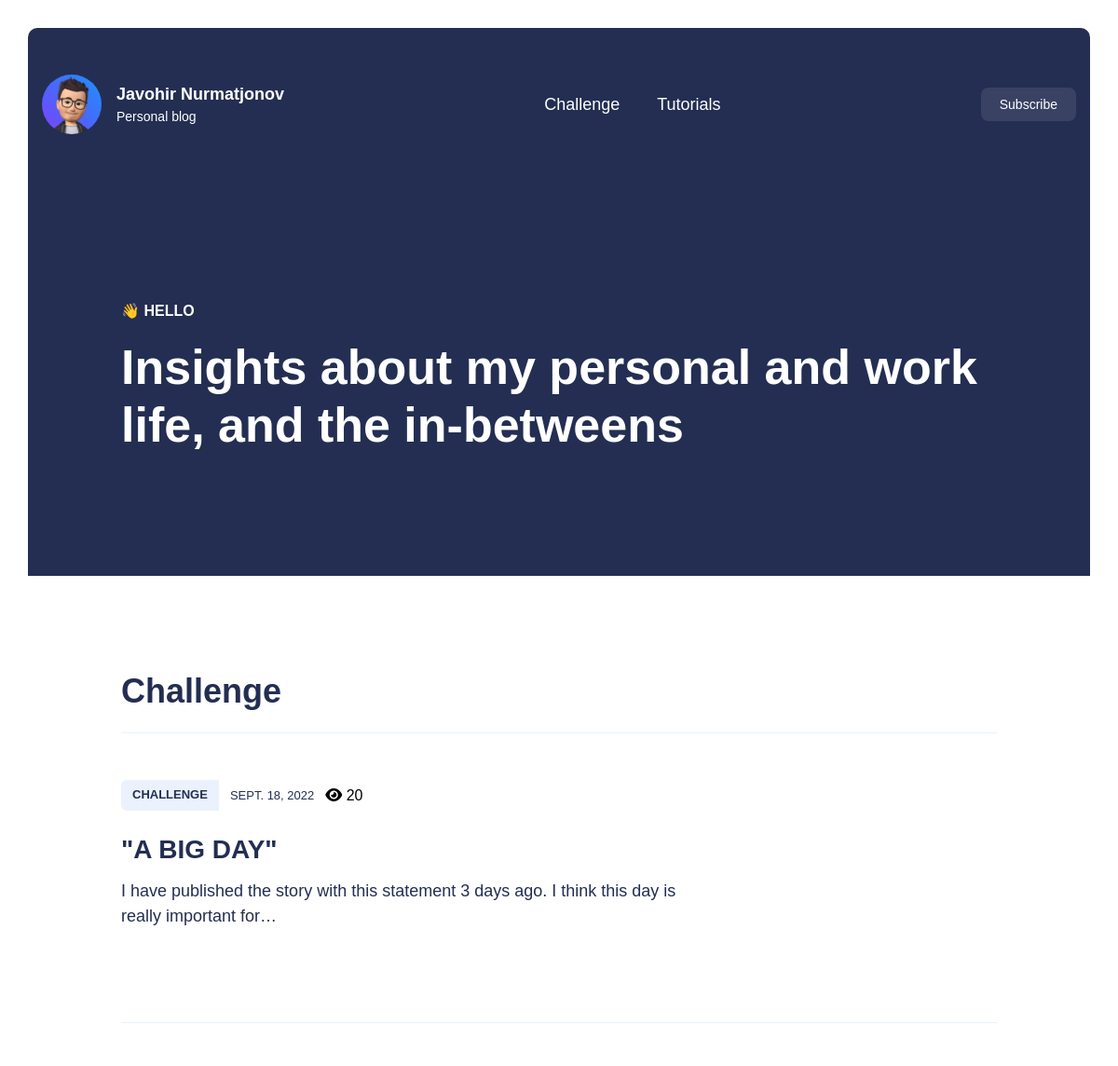
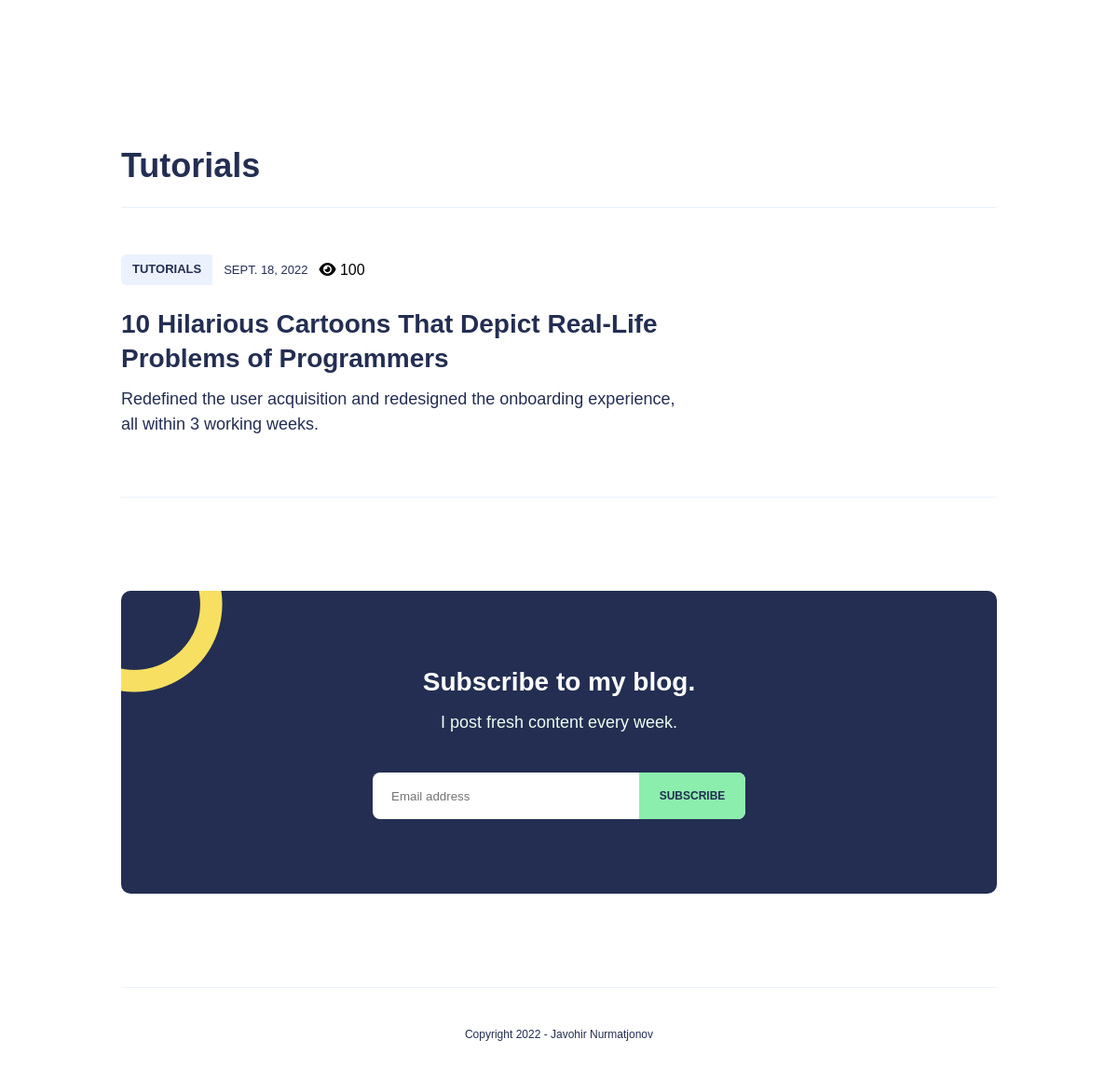
Before: / with the older database file (2 pictures, top to bottom).
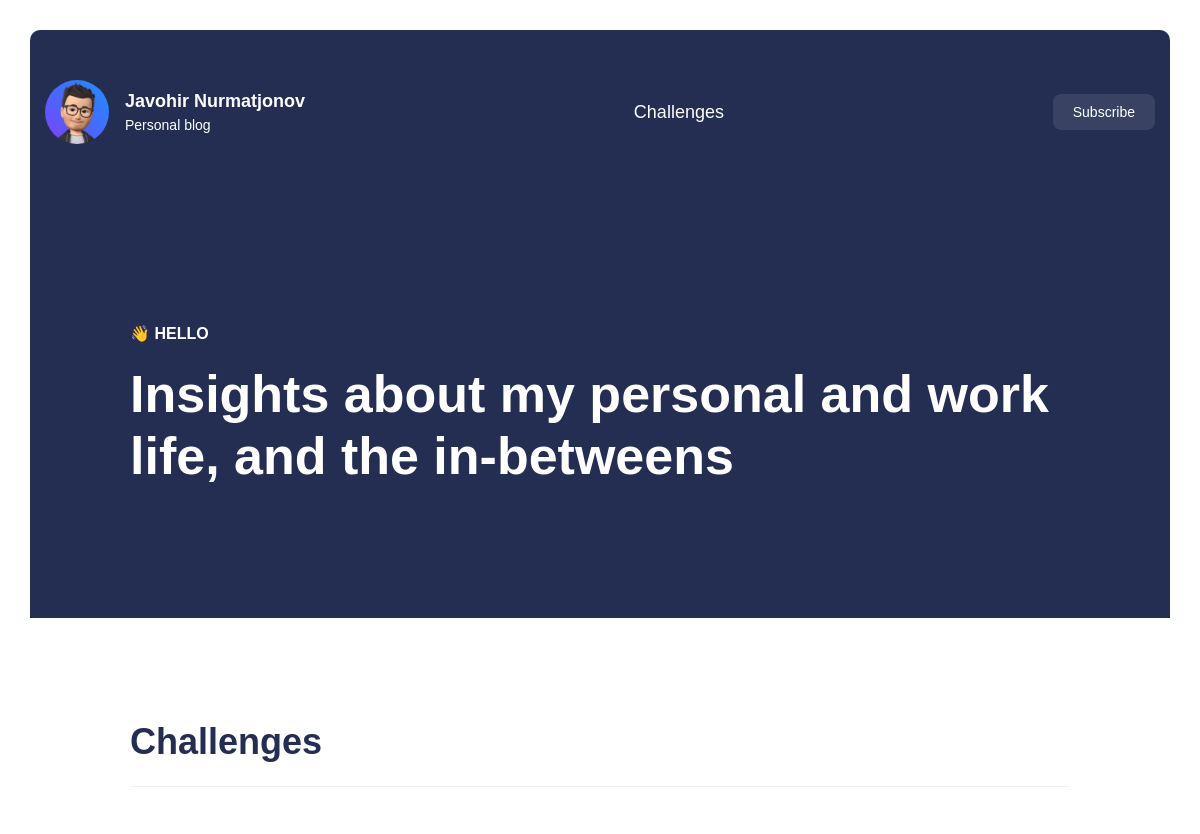
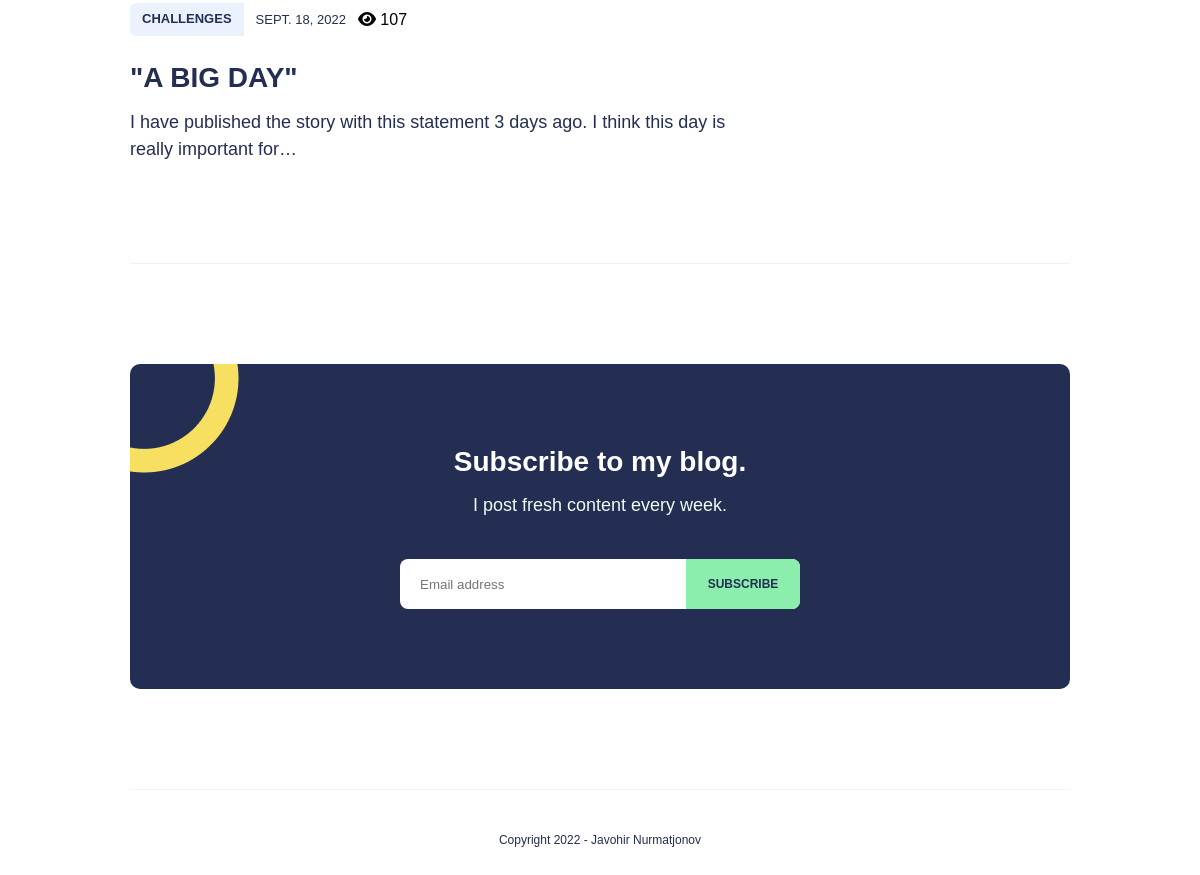
After: the same page with the newer database file (2 pictures, top to bottom).
### main/models.py (models this page shows, shortened)
class Category(models.Model):
    title = models.CharField(max_length=100, null=False, blank=False, verbose_name='Title')
    slug = models.SlugField(unique=True, null=True, verbose_name='Slug')
    def get_absolute_url(self):
        return reverse('category', kwargs={'slug': self.slug})
    class Meta:
        verbose_name = 'Category'
        verbose_name_plural = 'Categories'
        ordering = ['title']

class Article(models.Model):
    image = models.ImageField(upload_to='article_images/', verbose_name='Image')
    title = models.CharField(max_length=255, null=False, blank=False, verbose_name='Title')
    description_lite = models.TextField(verbose_name='Description lite')
    description = RichTextField(verbose_name='Description')
    category = models.ForeignKey(Category,
                                 on_delete=models.CASCADE,
                                 verbose_name='Category',
                                 related_name='articles')
    created_at = models.DateTimeField(auto_now_add=True, verbose_name='Created at')
    views = models.IntegerField(default=0, verbose_name='Views')
    slug = models.SlugField(unique=True, null=True)
    def get_absolute_url(self):
        return reverse('article_detail', kwargs={'slug': self.slug})
    class Meta:
        verbose_name = 'Article'
        verbose_name_plural = 'Articles'
        ordering = ['-created_at', 'category']

### main/views.py (the view)
# urls.py: path('', home_view, name='home'),
def home_view(request):
    context = {
        "articles": Article.objects.order_by('-created_at')[:3],
        "categories": Category.objects.all()
    }
    return render(request, 'main/home.html', context)

### main/templatetags/main_tags.py (called while the page is built)
@register.simple_tag()
def get_categories():
    categories = Category.objects.all()
    return categories

### main/templates/main/home.html (shortened to what this page needs)
{% extends 'base.html' %}
{% block main %}
{% for category in categories %}
<section class="news">
    <div class="container">
        <h3 class="news__title">
            {{ category.title }}
        </h3>
        {% for article in category.articles.all %}
        {% include 'main/components/_card.html' %}
        {% endfor %}
    </div>
</section>
{% endfor %}
{% endblock %}

### templates/base.html (shortened to what this page needs)
{% load static %}
<!DOCTYPE html>
<html lang="en">
<head>
    <link rel="stylesheet" href="{% static 'main/css/style.css' %}">
    <link href="http://fonts.cdnfonts.com/css/graphik" rel="stylesheet">
    <link rel="stylesheet" href="https://cdnjs.cloudflare.com/ajax/libs/font-awesome/6.2.0/css/all.min.css"
/>
</head>
<body>
<header class="header">
    <div class="header__content">
        {% include 'layouts/_header.html' %}
        <section class="home">
            <div class="container">
                <div class="home__content">
                    {% block header_subtitle %}
                    <small class="home__subtitle">👋 HELLO</small>
                    {% endblock %}
                    <h1 class="home__title">
                        {% block header_title %}
                        Insights about my personal and work life, and the in-betweens
                        {% endblock %}</h1>
                </div>
            </div>
        </section>
    </div>
</header>
<main class="main">
    {% block main %}
    {% endblock %}
</main>
{% include 'layouts/_footer.html' %}
</body>
</html>

### templates/layouts/_header.html
{% load main_tags static %}
{% get_categories as categories %}
<nav class="navbar">
    <div class="container-lg">
        <div class="navbar-content">
            <div>
                <a href="{% url 'home' %}" class="header__logo">
                    <img src="{% static 'main/img/myblog.jpg' %}" alt="" width="64px" height="64px"
                         style="border-radius: 100%;">
                    <div class="header__logo-text">
                        <span>javohir nurmatjonov</span>
                        <small>Personal blog</small>
                    </div>
                </a>
            </div>
            <ul class="header__navigation">
                {% for category in categories %}
                <li class="list__item"><a href="{{ category.get_absolute_url }}" class="item__link">
                    {{ category.title }}
                </a></li>
                {% endfor %}
            </ul>
            <div>
                <a href="" class="main-btn">
                    Subscribe
                </a>
            </div>
        </div>
    </div>
</nav>

### main/templates/main/components/_card.html
 <div class="card">
            <div class="card__container">
                <div class="card__content">
                    <div class="card__header">
                        <div>
                            <a href="" class="main-badge">{{ article.category.title }}</a>
                        </div>
                        <div class="card__date">
                            {{ article.created_at|date }}
                        </div>
                        <div class="card__views">
                            <i class="fa-solid fa-eye"></i> {{ article.views }}
                        </div>
                    </div>
                    <div class="card__body">
                        <h3 class="card__title">
                            <a href="{{ article.get_absolute_url }}" class="card__title-link">
                                {{ article.title }}
                            </a>
                        </h3>
                        <p class="card__text">
                            {{ article.description_lite|truncatechars:100 }}
                        </p>
                    </div>
                </div>
                <div class="card__img"
                     style="background-image: url('{{ article.image.url }}')"></div>
            </div>
        </div>

### templates/layouts/_footer.html
<footer class="footer">
    <div class="footer__content">
        <div class="container">
            <section class="subscribe">
                <img src="img/circle.png" alt="" class="subscribe-img">
                <div class="subscribe__content">
                    <h3 class="subscribe__title">
                        Subscribe to my blog.
                    </h3>
                    <small class="subscribe__subtitle">
                        I post fresh content every week.
                    </small>
                    <form action="">
                        <div class="subsribe__input">
                            <input type="text" placeholder="Email address">
                            <button type="submit" class="subscribe-btn">subscribe</button>
                        </div>
                    </form>
                </div>
            </section>
            <div class="footer-line"></div>
            <section class="copyright">
                <span class="copyright__text">Copyright 2022 - Javohir Nurmatjonov</span>
            </section>
        </div>
    </div>
</footer>

### main/static/main/css/style.css (style rules this page uses)
* { margin: 0; padding: 0; box-sizing: border-box; font-family: "Graphik", sans-serif; }
.header { padding: 30px; padding-bottom: 0; }
.header__content { background: #232E52; border-radius: 10px 10px 0 0; }
.navbar { padding: 50px 0; }
.container-lg { max-width: 1140px; padding: 0 15px; margin: 0 auto; }
.container { max-width: 970px; padding: 0 15px; margin: 0 auto; }
.navbar-content { display: flex; justify-content: space-between; align-items: center; }
.header__logo { color: #ffffff; text-decoration: none; display: flex; align-items: center; justify-content: flex-start; gap: 16px; }
.header__logo-text { display: flex; flex-direction: column; align-items: flex-start; justify-content: center; gap: 5px; }
.header__logo-text > span { text-transform: capitalize; font-size: 18px; font-weight: 600; }
.header__logo-text > small { font-size: 14px; font-weight: 300; }
.header__navigation { display: flex; gap: 40px; list-style: none; }
.list__item > .item__link { text-decoration: none; font-size: 18px; font-weight: 400; color: #ffffff; }
.main-btn { display: inline-flex; padding: 10px 20px; background-color: #394263; border-radius: 8px; color: #ffffff; text-decoration: none; font-size: 14px; }
.home { padding: 130px 0; }
.home__subtitle { font-weight: 600; font-size: 16px; color: #ffffff; }
.home__title { margin-top: 20px; font-weight: 700; font-size: 52px; line-height: 120%; color: #ffffff; }
.news { padding: 100px 0; }
.news__title { font-weight: 700; font-size: 36px; line-height: 48px; color: #232E52; }
.news__title::after { content: ''; display: block; width: 100%; height: 1px; background: #EBF2FE; margin-top: 20px; }
.card__container { padding: 50px 0; display: flex; align-items: flex-start; gap: 60px; }
.card::after { content: ''; display: block; width: 100%; height: 1px; background: #EBF2FE; }
.card__content { width: 68%; }
.card__header { display: flex; align-items: center; gap: 12px; margin-bottom: 24px; }
.main-badge { display: inline-flex; flex-direction: row; justify-content: center; align-items: center; padding: 8px 12px 10px; gap: 10px; background: #EBF2FE; border-radius: 6px 0px 0px 6px; font-weight: 600; font-size: 13px; line-height: 120%; text-align: center; text-transform: uppercase; color: #232E52; text-decoration: none; }
.card__date { display: inline-block; font-weight: 500; font-size: 13px; line-height: 120%; text-align: center; text-transform: uppercase; color: #232E52; }
.card__title { margin-bottom: 12px; }
.card__title > .card__title-link { font-weight: 700; font-size: 28px; line-height: 130%; color: #232E52; text-decoration: none; }
.card__text { font-weight: 400; font-size: 18px; line-height: 150%; color: #232E52; }
.card__img { width: 32%; height: 210px; background-repeat: no-repeat; background-size: cover; background-position: center center; border-radius: 8px; }
.subscribe { width: 100%; background: #232E52; border-radius: 10px; padding: 80px 0; display: flex; flex-direction: column; align-items: center; justify-content: center; text-align: center; position: relative; overflow: hidden; }
.subscribe__title { font-weight: 700; font-size: 28px; line-height: 130%; text-align: center; color: #FFFFFF; margin-bottom: 12px; }
.subscribe__subtitle { font-weight: 300; font-size: 18px; line-height: 150%; text-align: center; color: #EDFCF2; }
.subsribe__input { margin-top: 40px; background: #FFFFFF; border-radius: 8px; width: 400px; height: 50px; display: flex; align-items: center; justify-content: space-between; padding-left: 20px; }
input { background: transparent; border: none; outline: none; width: 70%; }
.subscribe-btn { background: #8CEEAD; border-radius: 0px 8px 8px 0px; width: 30%; height: 100%; border: none; font-weight: 600; font-size: 12px; line-height: 140%; color: #232E52; text-transform: uppercase; cursor: pointer; }
.subscribe-img { position: absolute; top: -80px; left: -80px; }
.footer-line { content: ''; display: block; width: 100%; height: 1px; background: #EBF2FE; margin-top: 100px; }
.copyright { padding: 40px 0; text-align: center; }
.copyright__text { font-weight: 500; font-size: 12px; line-height: 140%; color: #232E52; }

Changed rows visible on the page:
removed Category: title "Tutorials"
removed Article: category "TUTORIALS", created_at "SEPT. 18, 2022", views "100", title "10 Hilarious Cartoons That Depict Real-Life Problems of Programmers", description_lite "Redefined the user acquisition and redesigned the onboarding experience, all within 3 working weeks.", shown under "Tutorials"
changed Category: title "Challenge" → "Challenges"
changed Article "\"A BIG DAY\"": category "CHALLENGE" → "CHALLENGES"; views "20" → "107"
